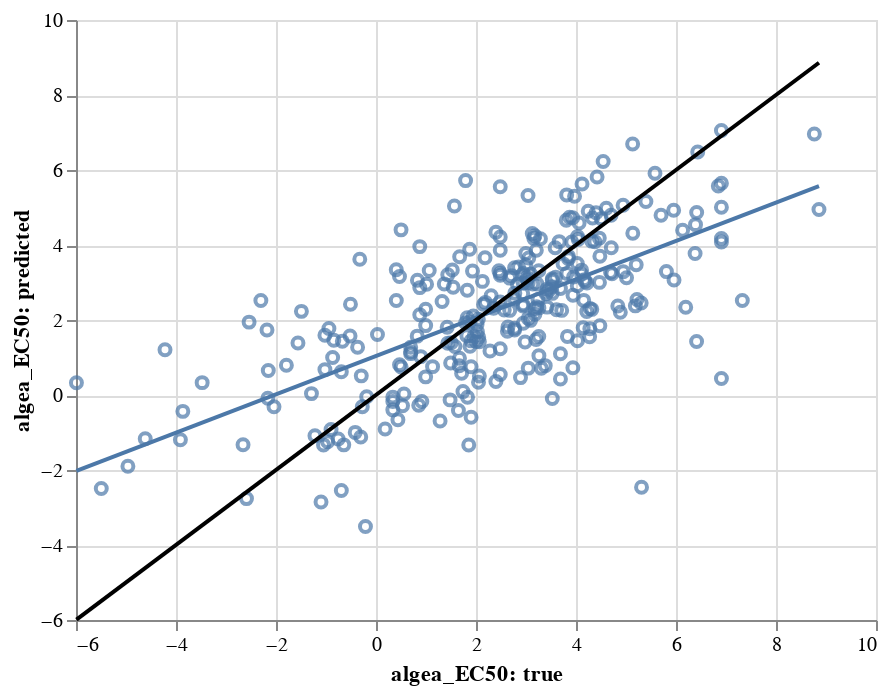

Here is the notebook cell this chart was saved with:
### Code cell
graph_model.visualize('pair_predict', graph_test, untransform=True, task='algea_EC50')

### Figure 1 — Vega-Lite specification as saved in the notebook (floating-point values rounded to 4 significant figures; data arrays with more than 128 entries replaced by an {"elided": "..."} marker saying what was removed)
{"config": {"view": {"continuousWidth": 400, "continuousHeight": 300}}, "layer": [{"mark": "point", "encoding": {"x": {"type": "quantitative", "field": "algea_EC50: true", "scale": {"zero": false}}, "y": {"type": "quantitative", "field": "algea_EC50: predicted", "scale": {"zero": false}}}}, {"mark": "line", "encoding": {"x": {"type": "quantitative", "field": "algea_EC50: true", "scale": {"zero": false}}, "y": {"type": "quantitative", "field": "algea_EC50: predicted", "scale": {"zero": false}}}, "transform": [{"on": "algea_EC50: true", "regression": "algea_EC50: predicted"}]}, {"data": {"name": "data-c8bb012da4c38593efafab2f9cdac7a5"}, "mark": {"type": "line", "color": "black"}, "encoding": {"x": {"type": "quantitative", "field": "algea_EC50: true"}, "y": {"type": "quantitative", "field": "algea_EC50: predicted"}}}], "data": {"name": "data-2fc6e0126d7cbdb54ee11956805e07c3"}, "$schema": "https://vega.github.io/schema/vega-lite/v4.8.1.json", "datasets": {"data-2fc6e0126d7cbdb54ee11956805e07c3": {"elided": "289 records"}, "data-c8bb012da4c38593efafab2f9cdac7a5": [{"algea_EC50: true": -5.991, "algea_EC50: predicted": -5.991}, {"algea_EC50: true": 8.859, "algea_EC50: predicted": 8.859}]}}
